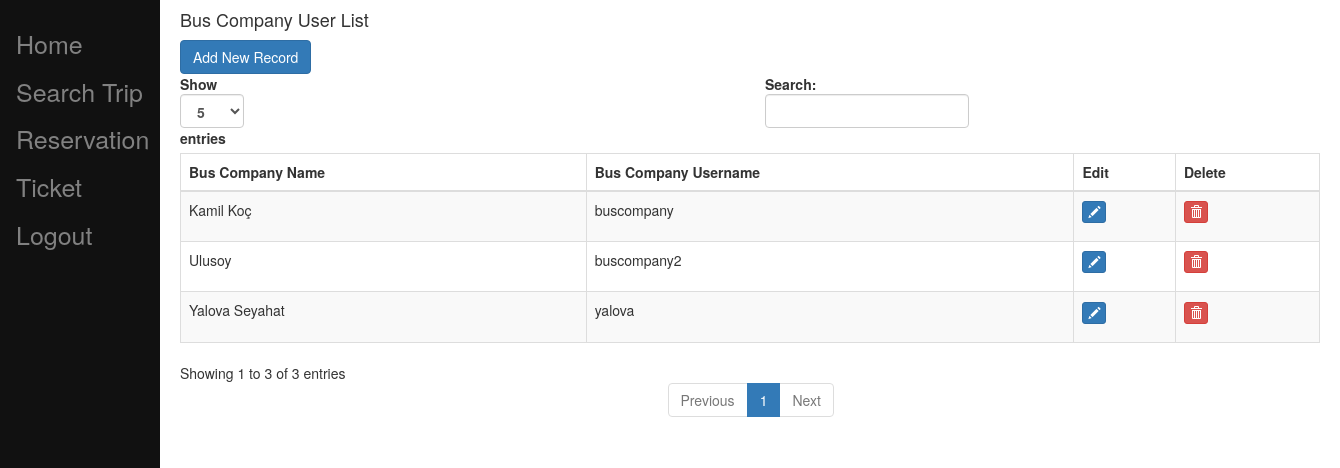
Page /buscompanyuser/ (signed in) on the committed database.
### busticket/models.py (models this page shows, shortened)
class BusCompany(models.Model):
    user = models.OneToOneField(User, on_delete=models.CASCADE)
    name = models.CharField(max_length=30,unique=True,default='Default Bus Company')
    tel_no = models.CharField(max_length=30,default='', blank=True,null=True)
    address = models.CharField(max_length=300,default='', blank=True,null=True)
    email = models.EmailField(max_length=254,default='', blank=True,null=True)
    url = models.URLField(max_length=200,default='', blank=True,null=True)

### busticket/views.py (the view)
# urls.py: path('buscompanyuser/',views.buscompanyuser),
def buscompanyuser(request):
    buscompany_list = BusCompany.objects.filter()
    return render(request,"busticket/buscompanyusercrud/buscompanyuser.html",{'buscompany_list':buscompany_list})

### busticket/templatetags/user_tags.py (called while the page is built)
@register.filter(name='has_group')
def has_group(user, group_name):
    group = Group.objects.filter(name=group_name)
    if group:
        group = group.first()
        return group in user.groups.all()
    else:
        return False

### templates/busticket/buscompanyusercrud/buscompanyuser.html (shortened to what this page needs)
{% extends 'busticket/base.html' %}
{% block content %}
 <div class="col-md-12">
        <h4>Bus Company User List</h4> <span><a href="/buscompanyusernew" class="btn btn-primary">Add New Record</a></span>
        <div class="table-responsive">
  <table id="bootstrapdatatable" class="table table-striped table-bordered" width="100%">
            <thead>
                <th>Bus Company Name</th>
                <th>Bus Company Username</th>
                <th>Edit</th>
                <th>Delete</th>
             </thead>
   <tbody>
   {% for buscompany in buscompany_list %}
    <tr>
     <td>{{ buscompany.name }}</td>
     <td>{{ buscompany.user.username }}</td>
     <td><p data-placement="top" data-toggle="tooltip" title="Edit"><a href="/buscompanyuseredit/{{ buscompany.id }}" class="btn btn-primary btn-xs" data-title="Edit" data-toggle="modal"  ><span class="glyphicon glyphicon-pencil"></span></a></p></td>
     <td><p data-placement="top" data-toggle="tooltip" title="Delete"><a href="/buscompanyuserdelete/{{ buscompany.id }}" class="btn btn-danger btn-xs" onclick="return confirm('Are you sure you want to delete this?')" data-title="Delete" data-toggle="modal"  ><span class="glyphicon glyphicon-trash"></span></a></p></td>
    </tr>
   {% endfor %}
   </tbody>
  </table>
        </div>
    </div>
{% endblock content %}

### templates/busticket/base.html (style rules this page uses)
.maincontainer { padding-left: 160px; }

### rows in the picture
BusCompany: name "Kamil Koç", user.username "buscompany"
BusCompany: name "Ulusoy", user.username "buscompany2"
BusCompany: name "Yalova Seyahat", user.username "yalova"
